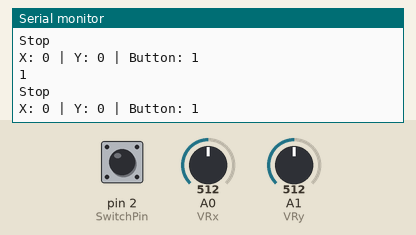
A sketch run on a simulated Arduino Nano, built with avr-gcc and run on an emulated ATmega328P. Parts: the last lines printed to the serial monitor. The test bench sets the inputs (shaded band); at power-on: A0 (VRx) = 512, pin 2 (SwitchPin) HIGH, A1 (VRy) = 512. No radio packets arrive unless stated.

Above: at 1.2 s.
1.3 s: A0 (VRx) set to 423
At 1.36 s:
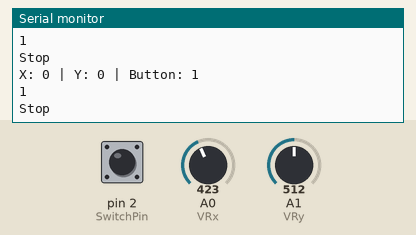
2.8 s: A0 (VRx) set to 405
At 5.1 s:
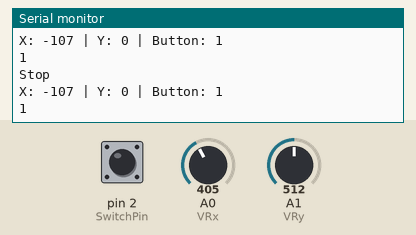
Timing chart, 0 to 6.6 s (numbered marks = the images above; inputs shaded):
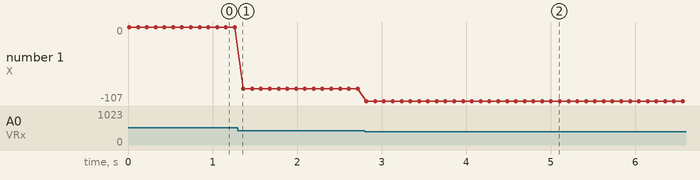

The sketch:

Analog_Controller_transmitter.ino
```cpp
#include "nRF24L01.h" //NRF24L01 library created by TMRh20 https://github.com/TMRh20/RF24
#include "RF24.h"
#include "SPI.h"

#define SwitchPin 2
int VRx = A0;
int VRy = A1;
int SW = 2;

int xPosition = 0;
int yPosition = 0;
int SW_state = 0;
int mapX = 0;
int mapY = 0;

//RF
int SentMessage[4] = {0,0,0,0};
RF24 radio(9,10); // NRF24L01 used SPI pins + Pin 9 and 10 on the NANO
const uint64_t pipe = 0xE6E6E6E6E6E6; // Needs to be the same for communicating between 2 NRF24L01

void setup() {
  Serial.begin(9600);
  //RF
  pinMode(SwitchPin, INPUT_PULLUP);
  digitalWrite(SwitchPin,HIGH);
  radio.begin(); // Start the NRF24L01
  radio.openWritingPipe(pipe); // Get NRF24L01 ready to transmit
  //Analog
  pinMode(VRx, INPUT);
  pinMode(VRy, INPUT);
  pinMode(SW, INPUT_PULLUP);

}

void loop() {
 Read_Joy();
 Handle_Axis();
  Serial.print("X: ");
  Serial.print(mapX);
  Serial.print(" | Y: ");
  Serial.print(mapY);
  Serial.print(" | Button: ");
  Serial.println(SW_state);
  radio.write(SentMessage, sizeof(SentMessage));
  //delay(100);
  delay(100);

}

//Analog START
void Read_Joy(){
  xPosition = analogRead(VRx);
  yPosition = analogRead(VRy);
  SW_state = digitalRead(SW);
  mapX = map(xPosition, 0, 1023, -512, 512);
  mapY = map(yPosition, 0, 1023, -512, 512);
}

void Transmit(int a,int b,int c,int d){
    SentMessage[0]=a;
    SentMessage[1]=b;
    SentMessage[2]=c;
    SentMessage[3]=d;
    radio.write(SentMessage, sizeof(SentMessage));
}

void Handle_Axis(){
  Serial.println(SW_state);
  if(mapX>400 && mapY>400){
    Transmit(0,1,1,0);
    Serial.println("Quick Left");
  }
  else if(mapX>400 && mapY<-200){
    Transmit(1,0,0,1);
    Serial.println("Quick Right");
  }
  else if(mapX<-400){
    Transmit(1,0,1,0);
    Serial.println("Forward");
  }
  else if(mapX>400){
    Transmit(0,1,0,1);
    Serial.println("Reverse");
  }
  else if(mapY>400){
    Transmit(0,0,1,0);
    Serial.println("Left");
  }
  else if(mapY<-200){
    Transmit(1,0,0,0);
    Serial.println("Right");
  }
  else{
    Transmit(0,0,0,0);
    Serial.println("Stop");
  }
//Analog END

}
```

Measured:
- the behaviour switches between 413 and 412 on A0 (VRx) (found by bisection; images 1 and 2)
- after the input at 2.8 s, the serial monitor: prints a new line at once (image 2)
- plotted number 1: 0 → -89 after the input at 1.3 s, -89 → -107 after the input at 2.8 s
